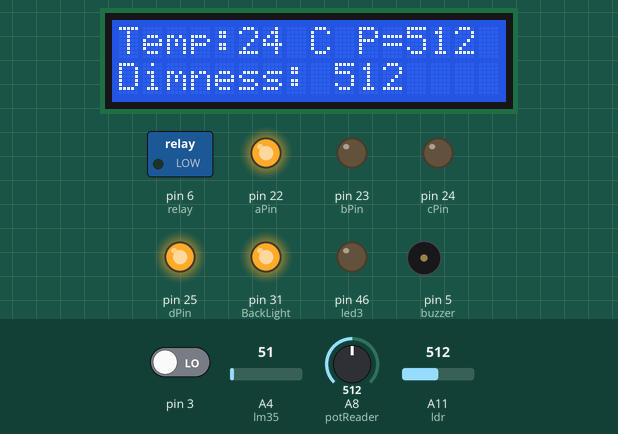
A sketch run on a simulated Arduino Mega 2560, built with avr-gcc and run on an emulated ATmega2560. On the bench: 16×2 character LCD, switched loads named in the sketch (green lamp = pin HIGH), output pins drawn as LEDs (lit = HIGH), buzzer (waves = sounding, pin HIGH). Inputs (shaded band) come from the test bench; at power-on: A8 (potReader) = 512, A4 (lm35) = 51, A11 (ldr) = 512, pin 3 LOW. Pins used as bus, display or sensor lines are not drawn; what the sketch prints to the serial monitor is not drawn.

Above: at 1.2 s.
1.3 s: A8 (potReader) set to 593
At 3.1 s:
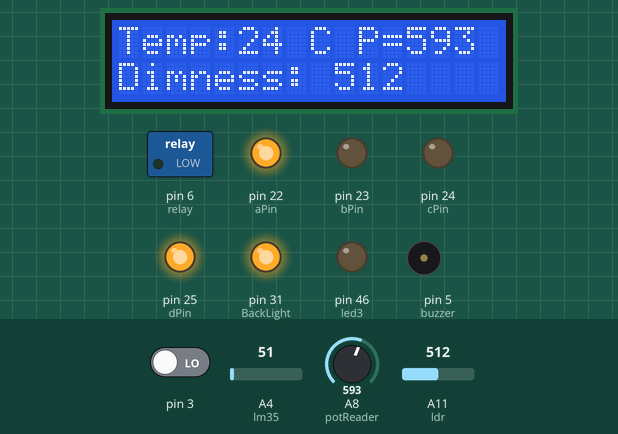
3.5 s: A8 (potReader) set to 618
At 5.0 s:
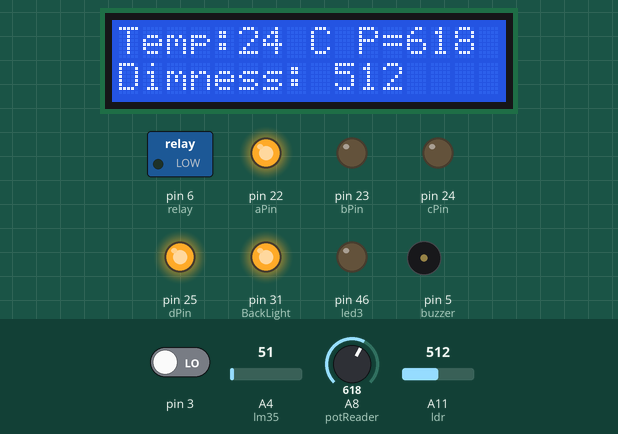
7.6 s: A4 (lm35) set to 39
At 9.7 s:
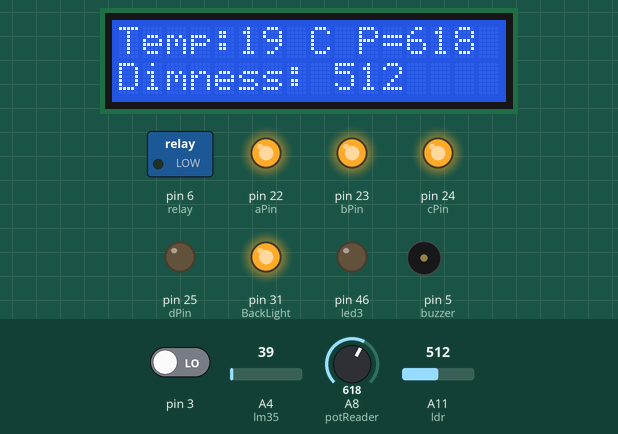
10.0 s: A11 (ldr) set to 693
At 11.7 s:
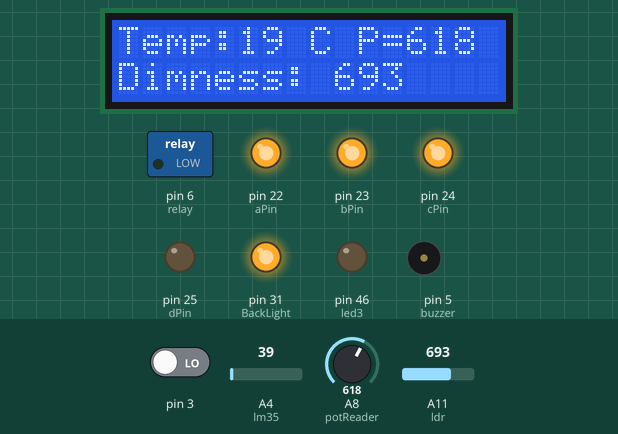
12.0 s: A11 (ldr) set to 712
At 13.7 s:
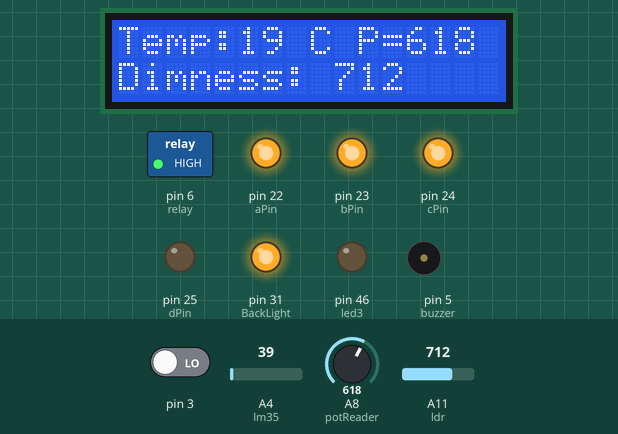
14.0 s: A4 (lm35) set to 61
At 16.5 s:
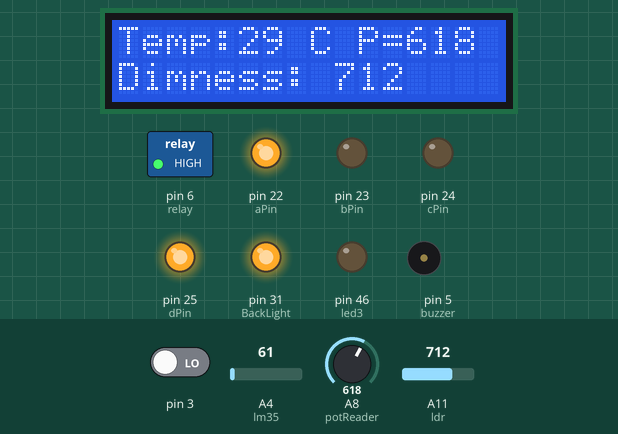
Timing chart, 0 to 17.2 s (numbered marks = the images above; inputs shaded):
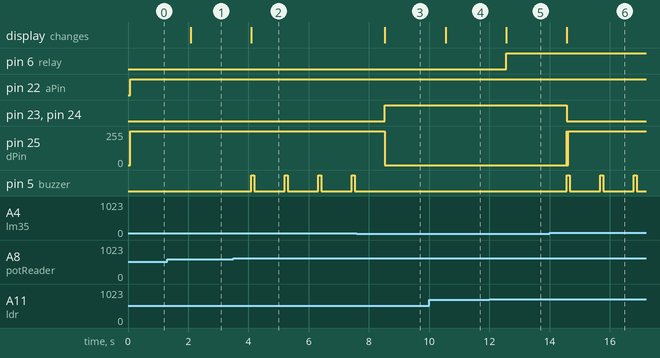

Measured:
- the behaviour switches between 600 and 601 on A8 (potReader) (found by bisection; images 1 and 2)
- the behaviour switches between 43 and 42 on A4 (lm35) (found by bisection; images 2 and 3)
- the behaviour switches between 700 and 701 on A11 (ldr) (found by bisection; images 4 and 5)
- after the input at 1.3 s, the display: changes after 0.78 s (image 1)
- after the input at 3.5 s, pin 5 (buzzer): alternates HIGH for 0.10 s and LOW for 1.0 s, starting after 0.60 s; the display: changes after 0.60 s (image 2)
- after the input at 7.6 s, pin 23 (bPin), pin 24 (cPin): LOW → HIGH after 0.93 s; pin 25 (dPin): 255/255 → 0/255 after 0.93 s; pin 5 (buzzer): stops changing and stays LOW; the display: changes after 0.93 s (image 3)
- after the input at 10.0 s, the display: changes after 0.55 s (image 4)
- after the input at 12.0 s, pin 6 (relay): LOW → HIGH after 0.55 s; the display: changes after 0.56 s (image 5)
- after the input at 14.0 s, pin 23 (bPin), pin 24 (cPin): HIGH → LOW after 0.58 s; pin 25 (dPin): 0/255 → 254/255 after 0.58 s, → 255/255 0.13 s later; pin 5 (buzzer): alternates HIGH for 0.10 s and LOW for 1.0 s, starting after 0.58 s; the display: changes after 0.58 s (image 6)

The sketch:

main.ino
```cpp
#include <LiquidCrystal.h>

// 7 SEGMENT PINS
int aPin = 22;
int bPin = 23;
int cPin = 24;
int dPin = 25;
int ePin = 26;
int fPin = 27;
int gPin = 28;
int hPin = 29;
int GND1 = 33;
int GND2 = 34;
int GND3 = 35;
int GND4 = 36;

// TEMP SENSOR
int lm35 = A4;

//BUZZER SENSOR
int buzzer = 5;

//POTENTIOMETER SENSOR  min 0 , max 1023
int pot = A8;

// LCD
LiquidCrystal lcd(36, 37, 26, 27, 28, 29);
#define LcdRWPin 35
#define BackLight 31

//LDR
int ldr = A11;

//RELAY
int relay = 6;

// isr
int led3 = 46;
volatile bool ledOn = false;
volatile unsigned long presedTime = 0;


void setup() {
    Serial.begin(9600);
    pinMode(aPin ,OUTPUT);
    pinMode(bPin ,OUTPUT);
    pinMode(cPin ,OUTPUT);
    pinMode(dPin ,OUTPUT);
    pinMode(ePin ,OUTPUT);
    pinMode(fPin ,OUTPUT);
    pinMode(gPin ,OUTPUT);
    pinMode(hPin ,OUTPUT);

    pinMode(GND1 ,OUTPUT);
    pinMode(GND2 ,OUTPUT);
    pinMode(GND3 ,OUTPUT);
    pinMode(GND4 ,OUTPUT);

    pinMode(buzzer, OUTPUT);
    pinMode(relay,OUTPUT);
    digitalWrite(relay, LOW);

    ledSetup();

    pinMode(led3, OUTPUT);
    digitalWrite(led3, LOW);
    attachInterrupt(1, butonISR, CHANGE);


}

void letterA(){
    digitalWrite(aPin ,HIGH);
    digitalWrite(bPin ,HIGH);
    digitalWrite(cPin ,HIGH);
    digitalWrite(fPin ,HIGH);
    digitalWrite(ePin ,HIGH);
    digitalWrite(gPin ,HIGH);
    digitalWrite(GND1 ,HIGH);
}

void letterC(){
    digitalWrite(aPin ,HIGH);
    digitalWrite(fPin ,HIGH);
    digitalWrite(ePin ,HIGH);
    digitalWrite(dPin ,HIGH);
    digitalWrite(GND1 ,HIGH);
}

void closeAll(){
    digitalWrite(aPin, LOW);
    digitalWrite(bPin, LOW);
    digitalWrite(cPin, LOW);
    digitalWrite(dPin, LOW);

    // e,f,g,h LCD ile ortak

    digitalWrite(GND1, LOW);
    digitalWrite(GND2, LOW);
    digitalWrite(GND3, LOW);
    digitalWrite(GND4, LOW);
}

int tempReader(){
  int sensorValue = analogRead(lm35);

  float voltage = sensorValue * (5.0 / 1023.0);
  float temperature = voltage * 100.0;

  Serial.println(temperature);

  return (int)temperature;

}


void butonISR() {
  ledOn = true;
  presedTime = millis();
}

int ldrReader(){
  int sensorValue = analogRead(ldr);
  return (int)sensorValue;
}

void relayOpener(){
  digitalWrite(relay , HIGH);
}

void relayCloser(){
  digitalWrite(relay , LOW);
}


int potReader(){
  int sensorValue = analogRead(A8);
  Serial.println(sensorValue);
  return sensorValue;

}

void buzzbuzzH(){
    digitalWrite(buzzer,HIGH);
}

void buzzbuzzL(){
    digitalWrite(buzzer,LOW);
}

void ledSetup(){

    pinMode(LcdRWPin , OUTPUT);
    digitalWrite(LcdRWPin,LOW);

    pinMode(BackLight , OUTPUT);
    digitalWrite(BackLight, HIGH); // LCD ışığı aç

    lcd.begin(16, 2);

}

void loop() {

    int potValue = potReader();
    int tempValue = tempReader();
    int ldrValue = ldrReader();

    if(ldrValue > 700){
      relayOpener();
    }else{
      relayCloser();
    }


    lcd.clear();
    lcd.setCursor(0, 0);
    lcd.print("Temp:");
    lcd.print(tempValue);
    lcd.print(" C");
    lcd.setCursor(0, 1);
    lcd.print("Dimness: ");
    lcd.print(ldrValue);
    lcd.setCursor(10, 0);
    lcd.print("P=");
    lcd.print(potValue);


    closeAll();

    if (tempValue > 20) {
        letterC();

        if (potValue > 600) {
    buzzbuzzH();

    for(int i=0; i<10; i++){
        closeAll();
        letterC();
        delay(10);
    }

    buzzbuzzL();
}

    } else {
        letterA();
    }
    delay(1000);


    if (ledOn) {
    digitalWrite(led3, HIGH);
    if (millis() - presedTime >= 10000) {
        digitalWrite(led3, LOW);
        ledOn = false;
    }
}
}
```
